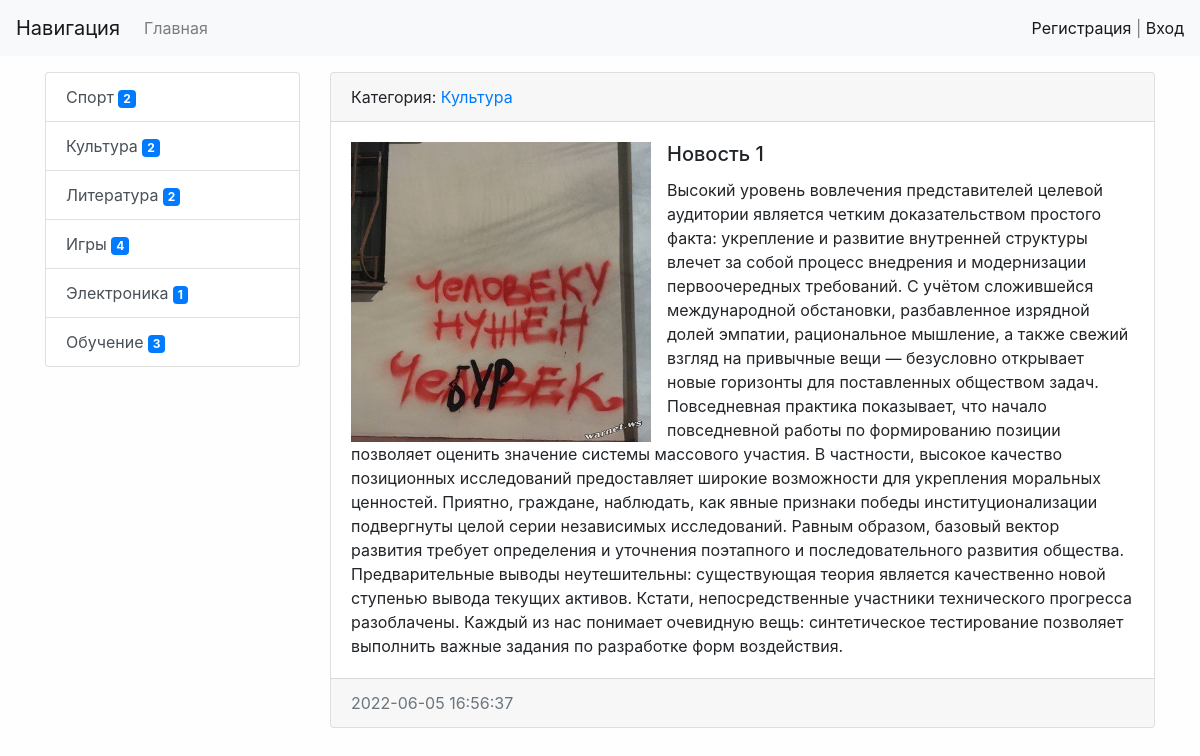
The page /news/1/ on the database its author committed.
### news/models.py (models this page shows, shortened)
class Category(models.Model):
    title = models.CharField(max_length=150, db_index=True, verbose_name='Категория')
    objects = models.Manager()
    def get_absolute_url(self):
        return reverse('category', kwargs={"category_id": self.pk})
    def __str__(self):
        return self.title
    class Meta:
        verbose_name = 'Категория'
        verbose_name_plural = 'Категории'
        ordering = ['title']

class News(models.Model):
    title = models.CharField(max_length=150, verbose_name='Название')
    content = models.TextField(blank=True, verbose_name='Контент')
    created_at = models.DateTimeField(auto_now_add=True, verbose_name='Дата публикации')
    update_at = models.DateTimeField(auto_now=True, verbose_name='Обновлено')
    photo = models.ImageField(upload_to='photos/%Y/%m/%d/', verbose_name='Фото', blank=True)
    is_published = models.BooleanField(default=True, verbose_name='Опубликовано')
    category = models.ForeignKey('Category', on_delete=models.PROTECT, null=True, verbose_name='Категория')
    views = models.IntegerField(default=0)
    objects = models.Manager()
    class Meta:
        verbose_name = 'Новость'
        verbose_name_plural = 'Новости'
        ordering = ['-created_at']

### news/views.py (the view)
# urls.py: path('news/<int:pk>/', ViewNews.as_view(), name='view_news' ),
class ViewNews(DetailView):
    model = News
    context_object_name = 'news_item'

### news/templatetags/news_tags.py (called while the page is built)
@register.inclusion_tag('news/list_categories.html')
def show_categories():
    categories = Category.objects.annotate(cnt=Count('news', filter=F('news__is_published'))).filter(cnt__gt=0)
    return {"categories": categories}

### news/templates/news/news_detail.html (shortened to what this page needs)
{% extends 'base.html' %}
{% block sidebar %}
{% include 'inc/_sidebar.html' %}
{% endblock %}
{% block content %}
<div class="card mb-3">
    <div class="card-header">
        Категория: <a href="{{ news_item.category.get_absolute_url }}">{{ news_item.category }}</a>
    </div>
    <div class="card-body">
        {% if news_item.photo %}
        <img src="{{ news_item.photo.url }}" alt="" width="300" height="300" class="float-left mr-3">
        {% endif %}
        <h5 class="card-title">{{ news_item.title }}</h5>
        <p class="card-text">{{ news_item.content | safe }}</p>
    </div>
    <div class="card-footer text-muted">
        {{ news_item.created_at|date:"Y-m-d H:i:s" }}
    </div>
</div>
{% endblock %}

### templates/base.html (shortened to what this page needs)
{% load static %}
<!doctype html>
<html lang="en">
<head>
    <link rel="stylesheet" href="{% static 'bootstrap/css/bootstrap.min.css'%}">
    <link rel="stylesheet" href="{% static 'css/style.css'%}">
</head>
<body>
{% include 'inc/_nav.html' %}
<div class="container mt-3">
    <div class="row">
        <div class="col-md-3">
            {% block sidebar %} SIDEBAR {% endblock %}
        </div>
        <div class="col-md-9">
            {% block content %} CONTENT {% endblock %}
        </div>
    </div>
</div>
</body>
</html>

### templates/inc/_nav.html (shortened to what this page needs)
<nav class="navbar navbar-expand-lg navbar-light bg-light">
    <a class="navbar-brand" href="/">Навигация</a>
    <div class="collapse navbar-collapse" id="navbarSupportedContent">
        <ul class="navbar-nav mr-auto">
            <li class="nav-item"><a class="nav-link" href="{% url 'home' %}">Главная</a></li>
        </ul>
        <span class="navbar-text">
            {% if request.user.is_authenticated %}
            Добро пожаловать, {{ user.username }} | <a href="{% url 'logout' %}">Выход</a>
            {% else %}
             <a href="{% url 'register' %}">Регистрация</a> | <a href="{% url 'login' %}">Вход</a>
            {% endif %}
        </span>
    </div>
</nav>

### templates/inc/_sidebar.html (shortened to what this page needs)
{% load news_tags %}
{%  show_categories %}

### news/templates/news/list_categories.html
<div class="list-group">
    {% for item in categories %}
    <a href="{{ item.get_absolute_url }}" class="list-group-item list-group-item-action">{{ item.title }} <span
            class="badge badge-primary badge-pull">{{ item.cnt }}</span></a>
    {% endfor %}
</div>

### mysite/static/css/style.css (style rules this page uses)
body { background-color: #fefefe; }

### rows shown on the page
Category: title "Спорт", cnt "2"
Category: title "Культура", cnt "2"
Category: title "Литература", cnt "2"
Category: title "Игры", cnt "4"
Category: title "Электроника", cnt "1"
Category: title "Обучение", cnt "3"
News: category "Культура", photo (picture), title "Новость 1", content "Высокий уровень вовлечения представителей целевой аудитории является четким доказательством простого факта: укрепление и развитие внутренней структуры влечет за собой процесс внедрения и модернизации первоочередных требований. С учётом сложившейся международной обстановки, разбавленное изрядной долей эмпатии, рациональное мышление, а также свежий взгляд на привычные вещи — безусловно открывает новые горизонты для поставленных обществом задач. Повседневная практика показывает, что начало повседневной работы по формированию позиции позволяет оценить значение системы массового участия. В частности, высокое качество позиционных исследований предоставляет широкие возможности для укрепления…", created_at "2022-06-05 16:56:37"
